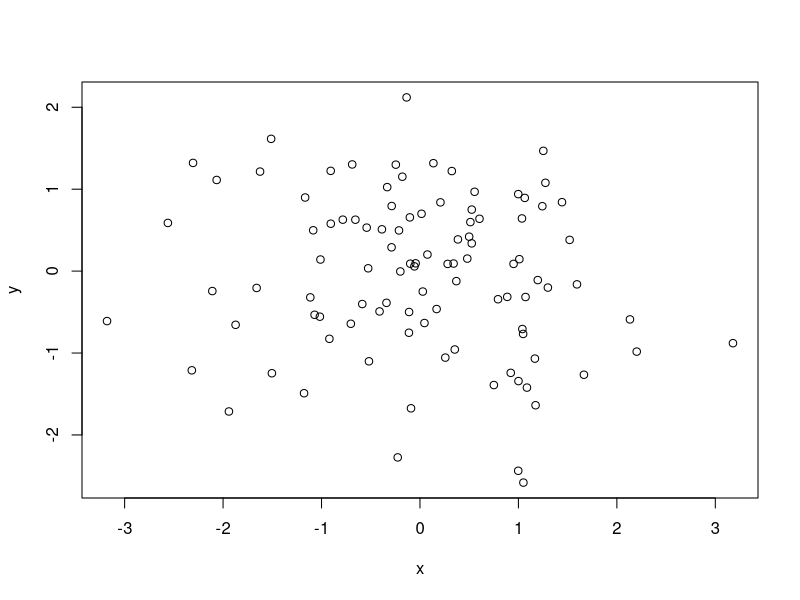

Here is the R script that generated this plot:
## ---- chunk 1
2 + 2
## ---- chunk 2
(1 + 3 + 2 + 12 + 8)/5
## ---- chunk 3
x <- c(1L, 6L, 2L) # Defining an atomic vector of integers
length(x)
## ---- chunk 4
x <- rnorm(100) 
y <- rnorm(100)

plot(x,y)
